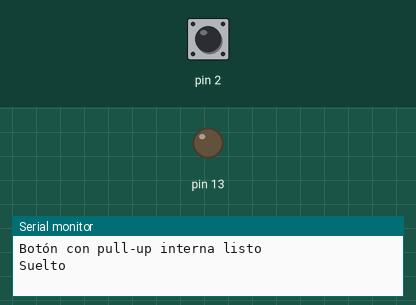
Bench run of a sketch on a simulated Arduino Uno, built with avr-gcc and run on an emulated ATmega328P. Parts: output pins drawn as LEDs (lit = HIGH), the last lines printed to the serial monitor. The test bench sets the inputs (shaded band); at power-on: pin 2 HIGH.

Above: at 1.2 s.
1.3 s: pin 2 pulled LOW for 0.15 s
At 1.37 s:
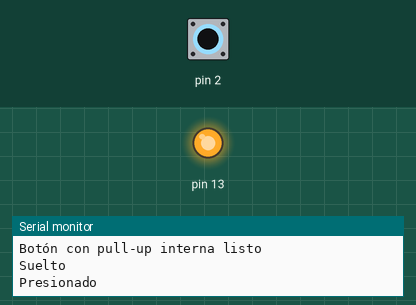
2.9 s: pin 2 pulled LOW for 3.2 s
At 6.7 s:
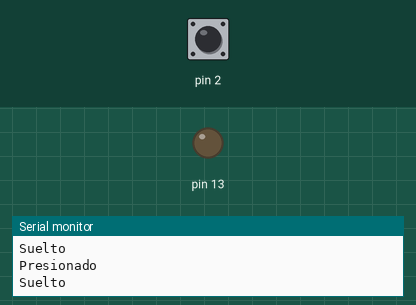
Timing chart, 0 to 8.2 s (numbered marks = the images above; inputs shaded):
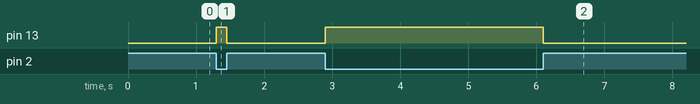

The sketch:

boton_pullup.ino
```cpp
// Tarea T1: botón con la resistencia pull-up interna. El botón une el pin 2 con GND; sin presionar,
// la pull-up interna deja el pin 2 en ALTO. Por eso la lógica va al revés: presionado = LOW.
void setup() {
  pinMode(2, INPUT_PULLUP);
  pinMode(13, OUTPUT);
  Serial.begin(9600);
  Serial.println("Botón con pull-up interna listo");
}

int anterior = -1;

void loop() {
  int boton = digitalRead(2);
  digitalWrite(13, boton == LOW);
  if (boton != anterior) {
    Serial.println(boton == LOW ? "Presionado" : "Suelto");
    anterior = boton;
  }
}
```

Measured:
- after the input at 1.3 s, pin 13: LOW → HIGH at once, → LOW 0.15 s later
- after the input at 2.9 s, pin 13: LOW → HIGH at once, → LOW 3.2 s later
